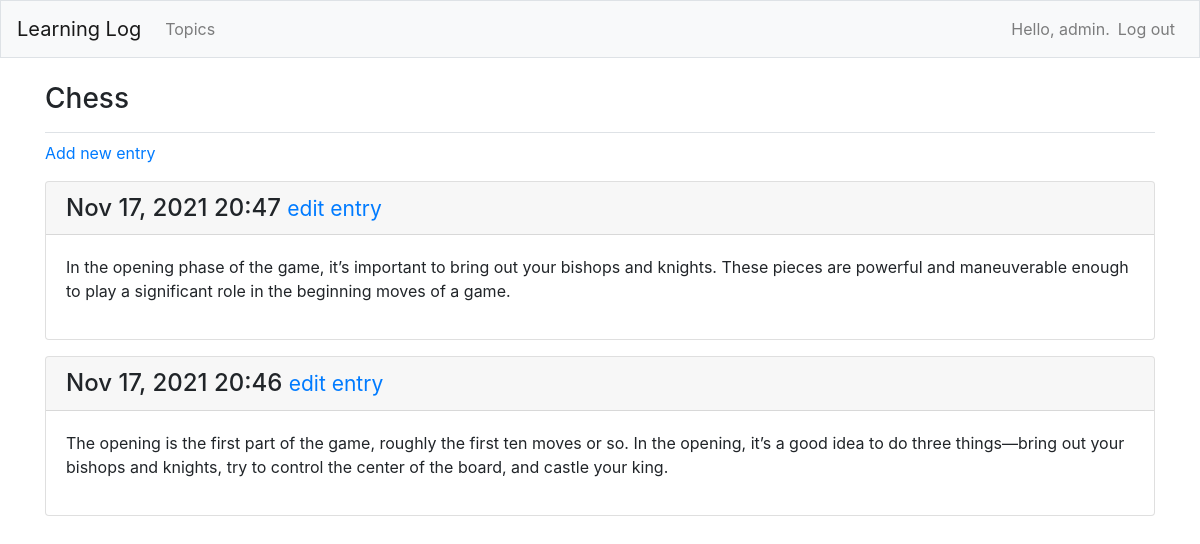
Page /topics/1/ (signed in) on the earlier database version.
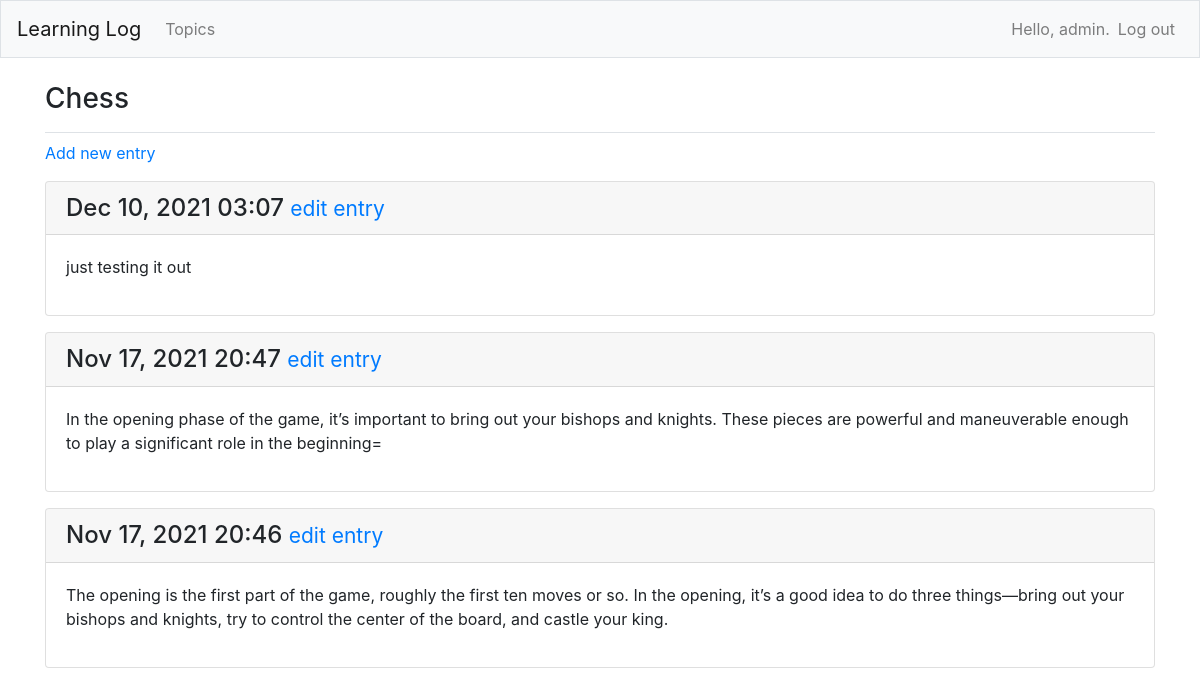
Same page on the later database version.
### MainApp/models.py (models this page shows, shortened)
class Entry(models.Model):
    topic = models.ForeignKey(Topic, on_delete=models.CASCADE)
    text = models.TextField()
    date_added = models.DateTimeField(auto_now_add=True)
    class Meta:
        verbose_name_plural = 'entries'

### MainApp/views.py (the view)
# urls.py: path('topics/<int:topic_id>/',views.topic,name='topic'),
@login_required
def topic(request, topic_id):
    topic = get_object_or_404(Topic, id=topic_id)
    if topic.owner != request.user:
        raise Http404
    entries = topic.entry_set.order_by('-date_added')
    context = {'topic': topic, 'entries': entries}
    return render(request, 'MainApp/topic.html', context)

### MainApp/models.py (called while the page is built)
    def __str__(self):
        return self.text

### templates/MainApp/topic.html
{% extends "MainApp/base.html" %}
{% block page_header %}
  <h3>{{ topic }}</h3>
{% endblock page_header %}
{% block content %}
  <p>
    <a href="{% url 'MainApp:new_entry' topic.id %}">Add new entry</a>
  </p>
  {% for entry in entries %}
    <div class="card mb-3">
      <h4 class="card-header">
        {{ entry.date_added|date:'M d, Y H:i' }}
        <small><a href="{% url 'MainApp:edit_entry' entry.id %}">
            edit entry</a></small>
      </h4>
      <div class="card-body">
        {{ entry.text|linebreaks }}
      </div>
    </div>
  {% empty %}
    <p>There are no entries for this topic yet.</p>
  {% endfor %}
{% endblock content %}

Differences in the rows shown:
added Entry: date_added "Dec 10, 2021 03:07", text "just testing it out"
changed Entry: text "…significant role in the beginning moves of a game." → "…significant role in the beginning="
